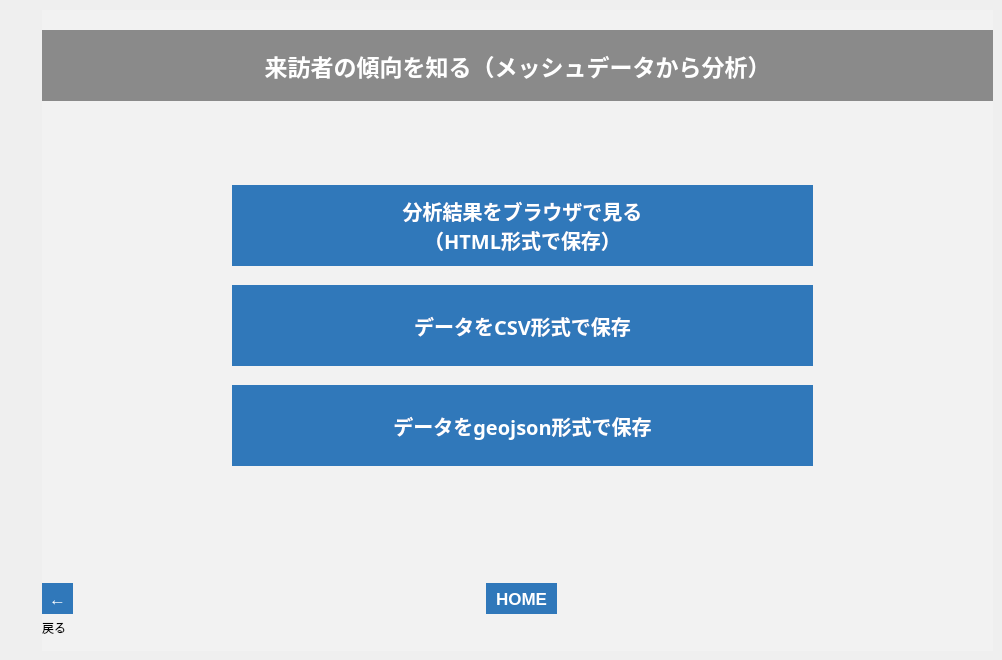
   <widget class="QWidget" name="tab_8">
    <attribute name="title">
     <string>001_6</string>
    </attribute>
    <widget class="QFrame" name="frame_9">
     <property name="geometry">
      <rect>
       <x>42</x>
       <y>10</y>
       <width>951</width>
       <height>641</height>
      </rect>
     </property>
     <property name="styleSheet">
      <string notr="true">background-color: rgb(242, 242, 242);</string>
     </property>
     <property name="frameShape">
      <enum>QFrame::NoFrame</enum>
     </property>
     <property name="frameShadow">
      <enum>QFrame::Plain</enum>
     </property>
     <property name="lineWidth">
      <number>0</number>
     </property>
     <widget class="QLabel" name="label_63">
      <property name="geometry">
       <rect>
        <x>0</x>
        <y>610</y>
        <width>50</width>
        <height>16</height>
       </rect>
      </property>
      <property name="text">
       <string>戻る</string>
      </property>
     </widget>
     <widget class="QToolButton" name="btn_001_6_b">
      <property name="geometry">
       <rect>
        <x>0</x>
        <y>573</y>
        <width>31</width>
        <height>31</height>
       </rect>
      </property>
      <property name="font">
       <font>
        <pointsize>13</pointsize>
        <weight>75</weight>
        <bold>true</bold>
       </font>
      </property>
      <property name="styleSheet">
       <string notr="true">background-color: rgb(48,120,186);
color: rgb(255, 255, 255);
border: none;</string>
      </property>
      <property name="text">
       <string>←</string>
      </property>
     </widget>
     <widget class="QLabel" name="label_64">
      <property name="geometry">
       <rect>
        <x>0</x>
        <y>20</y>
        <width>951</width>
        <height>71</height>
       </rect>
      </property>
      <property name="font">
       <font>
        <family>游ゴシック</family>
        <pointsize>17</pointsize>
        <weight>75</weight>
        <bold>true</bold>
       </font>
      </property>
      <property name="styleSheet">
       <string notr="true">background-color: rgb(138, 138, 138);
color: rgb(255, 255, 255);</string>
      </property>
      <property name="text">
       <string>来訪者の傾向を知る（メッシュデータから分析）</string>
      </property>
      <property name="alignment">
       <set>Qt::AlignCenter</set>
      </property>
     </widget>
     <widget class="QLabel" name="label_43">
      <property name="geometry">
       <rect>
        <x>390</x>
        <y>420</y>
        <width>211</width>
        <height>81</height>
       </rect>
      </property>
      <property name="font">
       <font>
        <family>游ゴシック</family>
        <pointsize>11</pointsize>
        <weight>75</weight>
        <bold>true</bold>
       </font>
      </property>
      <property name="styleSheet">
       <string notr="true">border-color: rgb(220, 220, 220);</string>
      </property>
      <property name="frameShape">
       <enum>QFrame::Box</enum>
      </property>
      <property name="lineWidth">
       <number>0</number>
      </property>
      <property name="midLineWidth">
       <number>0</number>
      </property>
      <property name="text">
       <string/>
      </property>
      <property name="alignment">
       <set>Qt::AlignLeading|Qt::AlignLeft|Qt::AlignVCenter</set>
      </property>
     </widget>
     <widget class="QToolButton" name="btn_home_6">
      <property name="geometry">
       <rect>
        <x>444</x>
        <y>573</y>
        <width>71</width>
        <height>31</height>
       </rect>
      </property>
      <property name="font">
       <font>
        <pointsize>13</pointsize>
        <weight>75</weight>
        <bold>true</bold>
       </font>
      </property>
      <property name="styleSheet">
       <string notr="true">background-color: rgb(48,120,186);
color: rgb(255, 255, 255);
border: none;</string>
      </property>
      <property name="text">
       <string>HOME</string>
      </property>
     </widget>
     <widget class="QPushButton" name="btn_export_csv_001">
      <property name="geometry">
       <rect>
        <x>190</x>
        <y>275</y>
        <width>581</width>
        <height>81</height>
       </rect>
      </property>
      <property name="font">
       <font>
        <family>游ゴシック</family>
        <pointsize>15</pointsize>
        <weight>75</weight>
        <bold>true</bold>
       </font>
      </property>
      <property name="autoFillBackground">
       <bool>false</bool>
      </property>
      <property name="styleSheet">
       <string notr="true">background-color: rgb(48,120,186);
color: rgb(255, 255, 255);
border: none;</string>
      </property>
      <property name="text">
       <string>データをCSV形式で保存</string>
      </property>
     </widget>
     <widget class="QPushButton" name="btn_export_geojson_001">
      <property name="geometry">
       <rect>
        <x>190</x>
        <y>375</y>
        <width>581</width>
        <height>81</height>
       </rect>
      </property>
      <property name="font">
       <font>
        <family>游ゴシック</family>
        <pointsize>15</pointsize>
        <weight>75</weight>
        <bold>true</bold>
       </font>
      </property>
      <property name="autoFillBackground">
       <bool>false</bool>
      </property>
      <property name="styleSheet">
       <string notr="true">background-color: rgb(48,120,186);
color: rgb(255, 255, 255);
border: none;</string>
      </property>
      <property name="text">
       <string>データをgeojson形式で保存</string>
      </property>
     </widget>
     <widget class="QPushButton" name="btn_export_html_001">
      <property name="geometry">
       <rect>
        <x>190</x>
        <y>175</y>
        <width>581</width>
        <height>81</height>
       </rect>
      </property>
      <property name="font">
       <font>
        <family>游ゴシック</family>
        <pointsize>15</pointsize>
        <weight>75</weight>
        <bold>true</bold>
       </font>
      </property>
      <property name="autoFillBackground">
       <bool>false</bool>
      </property>
      <property name="styleSheet">
       <string notr="true">background-color: rgb(48,120,186);
color: rgb(255, 255, 255);
border: none;</string>
      </property>
      <property name="text">
       <string>分析結果をブラウザで見る
（HTML形式で保存）</string>
      </property>
     </widget>
    </widget>
   </widget>
